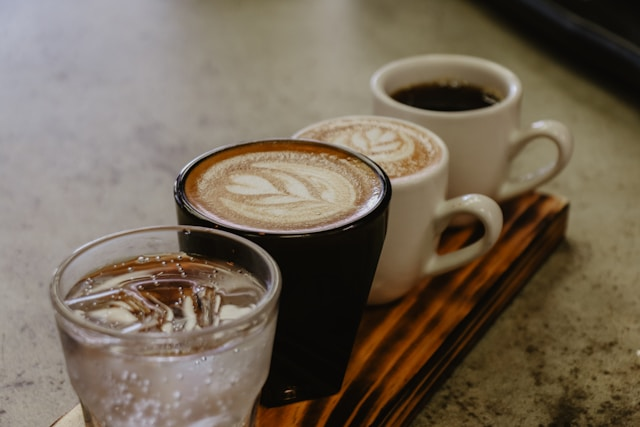
#> input picture test.jpg, 640 x 427 px
$ python smoothing_spatial_filters.py
#> lines starting #> are read from the running program, lines starting #| are printed output that depends on the picture
import cv2
import numpy as np
import matplotlib.pyplot as plt

def smoothing_spatial_filters(image_path):
#> called with image_path = 'test.jpg'
    image = cv2.imread(image_path, cv2.IMREAD_GRAYSCALE)
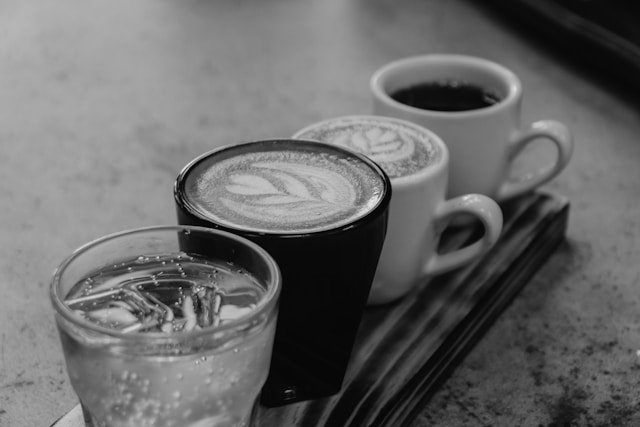
#> image: shape (427, 640); min 0, max 231, mean 104.8
    if image is None:
        print(f"File '{image_path}' does not exist or is not a valid image.")
        return
    # Apply averaging filters
    kernels = [(3, 3), (5, 5), (10, 10)]
    smoothed = [cv2.blur(image, k) for k in kernels]
#> smoothed = 3 items

    titles = ['Original'] + [f'kernel {k}' for k in kernels]
    images = [image] + smoothed
#> images = 4 items

    plt.figure(figsize=(12, 4))
    for i, (img, title) in enumerate(zip(images, titles)):
        plt.subplot(1, 4, i + 1)
        plt.imshow(img, cmap='gray')
        plt.title(title)
        plt.axis('off')
#> this loop made 4 passes
#> title on passes 1 to 4: 'Original', 'kernel (3, 3)', 'kernel (5, 5)', 'kernel (10, 10)'
    plt.tight_layout()
    plt.show()
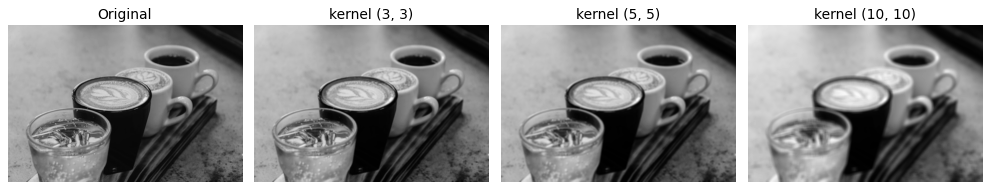
#> figure drawn by matplotlib, 4 panels

if __name__ == "__main__":
    smoothing_spatial_filters('test.jpg')

$ run again, with low_contrast_2.jpg copied over test.jpg
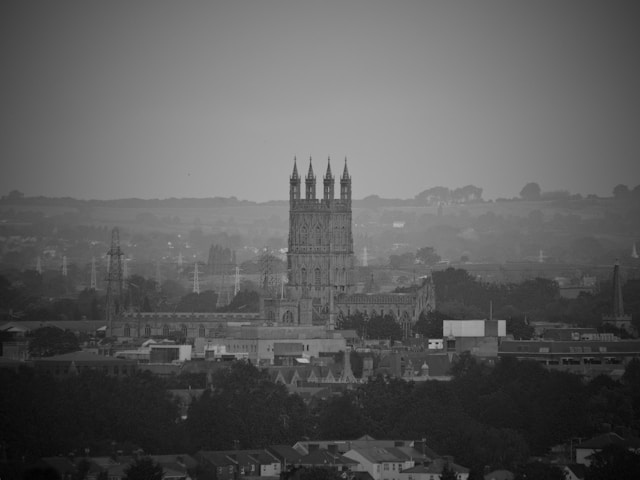
#> input picture low_contrast_2.jpg, 640 x 480 px
#> in smoothing_spatial_filters, image is the input picture: shape (480, 640); min 2, max 187, mean 91.8
#> smoothed = 3 items
#> images = 4 items
#> the loop in smoothing_spatial_filters, `for i, (img, title) in enumerate(zip(images, titles)):` made 4 passes
#> title on passes 1 to 4: 'Original', 'kernel (3, 3)', 'kernel (5, 5)', 'kernel (10, 10)'
#> in smoothing_spatial_filters, `plt.show()`:
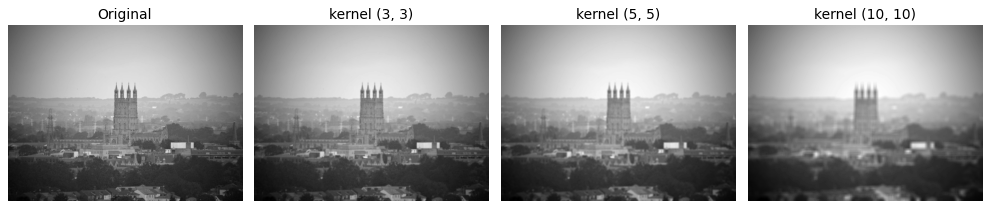
#> figure drawn by matplotlib, 4 panels
